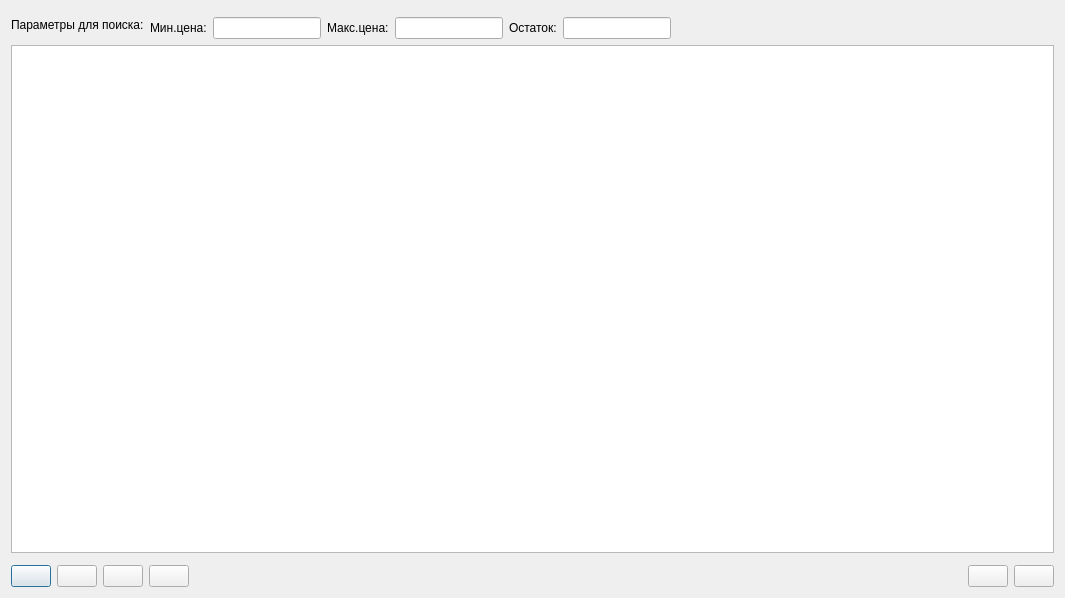
<?xml version="1.0" encoding="UTF-8"?>
<ui version="4.0">
 <class>dialog</class>
 <widget class="Dialog" name="dialog">
  <property name="geometry">
   <rect>
    <x>0</x>
    <y>0</y>
    <width>1065</width>
    <height>598</height>
   </rect>
  </property>
  <property name="sizePolicy">
   <sizepolicy hsizetype="Preferred" vsizetype="Fixed">
    <horstretch>0</horstretch>
    <verstretch>0</verstretch>
   </sizepolicy>
  </property>
  <property name="name" stdset="0">
   <string>vw_прайс</string>
  </property>
  <property name="caption" stdset="0">
   <string>Все прайсы с ценами для поставки по заказу</string>
  </property>
  <layout class="QVBoxLayout" name="vbxLayout">
   <item>
    <layout class="QHBoxLayout">
     <item>
      <widget class="QLabel" name="label">
       <property name="sizePolicy">
        <sizepolicy hsizetype="Fixed" vsizetype="Fixed">
         <horstretch>0</horstretch>
         <verstretch>0</verstretch>
        </sizepolicy>
       </property>
       <property name="text">
        <string>Параметры для поиска:</string>
       </property>
      </widget>
     </item>
     <item>
      <layout class="QVBoxLayout" name="verticalLayout">
       <item>
        <widget class="SearchParameters" name="searchParameters"/>
       </item>
       <item>
        <layout class="QHBoxLayout" name="horizontalLayout">
         <item>
          <widget class="QLabel" name="label_2">
           <property name="sizePolicy">
            <sizepolicy hsizetype="Fixed" vsizetype="Fixed">
             <horstretch>0</horstretch>
             <verstretch>0</verstretch>
            </sizepolicy>
           </property>
           <property name="text">
            <string>Мин.цена:</string>
           </property>
          </widget>
         </item>
         <item>
          <widget class="QLineEdit" name="lineEditMinPrice">
           <property name="enabled">
            <bool>true</bool>
           </property>
           <property name="sizePolicy">
            <sizepolicy hsizetype="Preferred" vsizetype="Fixed">
             <horstretch>0</horstretch>
             <verstretch>0</verstretch>
            </sizepolicy>
           </property>
           <property name="inputMask">
            <string/>
           </property>
           <property name="alignment">
            <set>Qt::AlignRight|Qt::AlignTrailing|Qt::AlignVCenter</set>
           </property>
          </widget>
         </item>
         <item>
          <widget class="QLabel" name="label_3">
           <property name="text">
            <string>Макс.цена:</string>
           </property>
          </widget>
         </item>
         <item>
          <widget class="QLineEdit" name="lineEditMaxPrice">
           <property name="sizePolicy">
            <sizepolicy hsizetype="Preferred" vsizetype="Fixed">
             <horstretch>0</horstretch>
             <verstretch>0</verstretch>
            </sizepolicy>
           </property>
           <property name="inputMask">
            <string/>
           </property>
           <property name="alignment">
            <set>Qt::AlignRight|Qt::AlignTrailing|Qt::AlignVCenter</set>
           </property>
          </widget>
         </item>
         <item>
          <widget class="QLabel" name="label_6">
           <property name="text">
            <string>Остаток:</string>
           </property>
          </widget>
         </item>
         <item>
          <widget class="QLineEdit" name="lineEditOstatok">
           <property name="sizePolicy">
            <sizepolicy hsizetype="Preferred" vsizetype="Fixed">
             <horstretch>0</horstretch>
             <verstretch>0</verstretch>
            </sizepolicy>
           </property>
          </widget>
         </item>
         <item>
          <spacer name="horizontalSpacer_3">
           <property name="orientation">
            <enum>Qt::Horizontal</enum>
           </property>
           <property name="sizeHint" stdset="0">
            <size>
             <width>40</width>
             <height>20</height>
            </size>
           </property>
          </spacer>
         </item>
        </layout>
       </item>
      </layout>
     </item>
    </layout>
   </item>
   <item>
    <layout class="QVBoxLayout" name="tableLayout">
     <item>
      <widget class="TableView" name="tableView">
       <property name="geometry">
        <rect>
         <x>0</x>
         <y>0</y>
         <width>640</width>
         <height>480</height>
        </rect>
       </property>
      </widget>
     </item>
     <item>
      <widget class="Picture" name="picture"/>
     </item>
    </layout>
   </item>
   <item>
    <layout class="QHBoxLayout" name="cmdButtonLayout">
     <item>
      <widget class="QPushButton" name="buttonAdd">
       <property name="text">
        <string/>
       </property>
       <property name="icon">
        <iconset>
         <normaloff>:buttonAdd</normaloff>
         <normalon>:buttonAdd</normalon>
         <activeoff>:buttonAdd</activeoff>
         <activeon>:buttonAdd</activeon>
         <selectedoff>:buttonAdd</selectedoff>
         <selectedon>:buttonAdd</selectedon>:buttonAdd</iconset>
       </property>
      </widget>
     </item>
     <item>
      <widget class="QPushButton" name="buttonDelete">
       <property name="text">
        <string/>
       </property>
       <property name="icon">
        <iconset>
         <normaloff>:buttonDelete</normaloff>
         <normalon>:buttonDelete</normalon>
         <activeoff>:buttonDelete</activeoff>
         <activeon>:buttonDelete</activeon>
         <selectedoff>:buttonDelete</selectedoff>
         <selectedon>:buttonDelete</selectedon>:buttonDelete</iconset>
       </property>
      </widget>
     </item>
     <item>
      <widget class="QPushButton" name="buttonRequery">
       <property name="text">
        <string/>
       </property>
       <property name="icon">
        <iconset>
         <normaloff>:buttonRequery</normaloff>
         <normalon>:buttonRequery</normalon>
         <activeoff>:buttonRequery</activeoff>
         <activeon>:buttonRequery</activeon>
         <selectedoff>:buttonRequery</selectedoff>
         <selectedon>:buttonRequery</selectedon>:buttonRequery</iconset>
       </property>
      </widget>
     </item>
     <item>
      <widget class="QPushButton" name="buttonPrint">
       <property name="enabled">
        <bool>true</bool>
       </property>
       <property name="text">
        <string/>
       </property>
       <property name="icon">
        <iconset>
         <normaloff>:buttonPrint</normaloff>
         <normalon>:buttonPrint</normalon>
         <activeoff>:buttonPrint</activeoff>
         <activeon>:buttonPrint</activeon>
         <selectedoff>:buttonPrint</selectedoff>
         <selectedon>:buttonPrint</selectedon>:buttonPrint</iconset>
       </property>
      </widget>
     </item>
     <item>
      <spacer name="horizontalSpacer">
       <property name="orientation">
        <enum>Qt::Horizontal</enum>
       </property>
       <property name="sizeHint" stdset="0">
        <size>
         <width>40</width>
         <height>20</height>
        </size>
       </property>
      </spacer>
     </item>
     <item>
      <widget class="QPushButton" name="buttonOk">
       <property name="text">
        <string/>
       </property>
       <property name="icon">
        <iconset>
         <normaloff>:buttonOk</normaloff>
         <normalon>:buttonOk</normalon>
         <activeoff>:buttonOk</activeoff>
         <activeon>:buttonOk</activeon>
         <selectedoff>:buttonOk</selectedoff>
         <selectedon>:buttonOk</selectedon>:buttonOk</iconset>
       </property>
      </widget>
     </item>
     <item>
      <widget class="QPushButton" name="buttonCancel">
       <property name="text">
        <string/>
       </property>
       <property name="icon">
        <iconset>
         <normaloff>:buttonCancel</normaloff>
         <normalon>:buttonCancel</normalon>
         <activeoff>:buttonCancel</activeoff>
         <activeon>:buttonCancel</activeon>
         <selectedoff>:buttonCancel</selectedoff>
         <selectedon>:buttonCancel</selectedon>:buttonCancel</iconset>
       </property>
      </widget>
     </item>
    </layout>
   </item>
  </layout>
 </widget>
 <customwidgets>
  <customwidget>
   <class>Dialog</class>
   <extends>QDialog</extends>
   <header>dialog.h</header>
   <container>1</container>
  </customwidget>
  <customwidget>
   <class>Picture</class>
   <extends>QFrame</extends>
   <header>picture.h</header>
   <container>1</container>
  </customwidget>
  <customwidget>
   <class>TableView</class>
   <extends>QTableView</extends>
   <header>tableview.h</header>
   <addpagemethod>addPage</addpagemethod>
   <container>1</container>
  </customwidget>
  <customwidget>
   <class>SearchParameters</class>
   <extends>QFrame</extends>
   <header>searchparameters.h</header>
   <container>1</container>
  </customwidget>
 </customwidgets>
 <tabstops>
  <tabstop>lineEditMinPrice</tabstop>
  <tabstop>lineEditMaxPrice</tabstop>
  <tabstop>lineEditOstatok</tabstop>
  <tabstop>buttonAdd</tabstop>
  <tabstop>buttonDelete</tabstop>
  <tabstop>buttonRequery</tabstop>
  <tabstop>buttonPrint</tabstop>
  <tabstop>buttonOk</tabstop>
  <tabstop>buttonCancel</tabstop>
 </tabstops>
 <resources>
  <include location="../../../resources.qrc"/>
 </resources>
 <connections/>
</ui>
